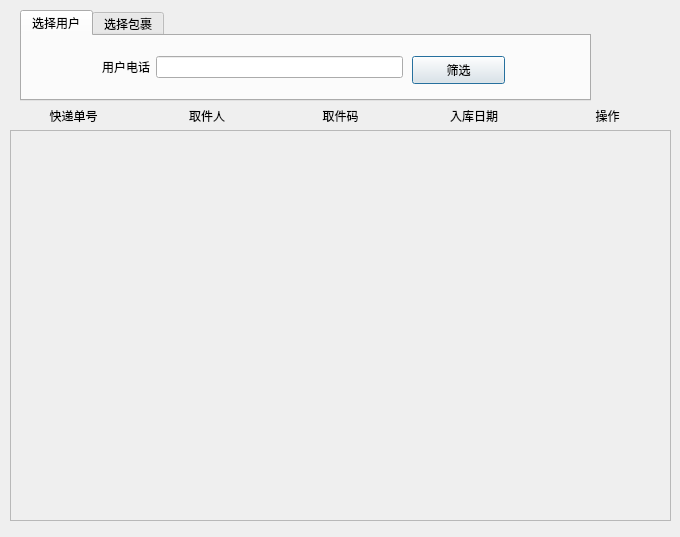
<?xml version="1.0" encoding="UTF-8"?>
<ui version="4.0">
 <class>MSendMessage</class>
 <widget class="QDialog" name="MSendMessage">
  <property name="geometry">
   <rect>
    <x>0</x>
    <y>0</y>
    <width>680</width>
    <height>537</height>
   </rect>
  </property>
  <property name="windowTitle">
   <string>Dialog</string>
  </property>
  <widget class="QTabWidget" name="tabWidget">
   <property name="geometry">
    <rect>
     <x>20</x>
     <y>10</y>
     <width>571</width>
     <height>91</height>
    </rect>
   </property>
   <property name="currentIndex">
    <number>0</number>
   </property>
   <widget class="QWidget" name="tab">
    <attribute name="title">
     <string>选择用户</string>
    </attribute>
    <widget class="QWidget" name="formLayoutWidget_2">
     <property name="geometry">
      <rect>
       <x>80</x>
       <y>20</y>
       <width>301</width>
       <height>31</height>
      </rect>
     </property>
     <layout class="QFormLayout" name="formLayout_2">
      <item row="0" column="0">
       <widget class="QLabel" name="label_3">
        <property name="text">
         <string>用户电话</string>
        </property>
        <property name="alignment">
         <set>Qt::AlignCenter</set>
        </property>
       </widget>
      </item>
      <item row="0" column="1">
       <widget class="QLineEdit" name="lineEdit_uphone"/>
      </item>
     </layout>
    </widget>
    <widget class="QPushButton" name="pushButton_uphone">
     <property name="geometry">
      <rect>
       <x>390</x>
       <y>20</y>
       <width>93</width>
       <height>28</height>
      </rect>
     </property>
     <property name="text">
      <string>筛选</string>
     </property>
    </widget>
   </widget>
   <widget class="QWidget" name="tab_2">
    <attribute name="title">
     <string>选择包裹</string>
    </attribute>
    <widget class="QWidget" name="formLayoutWidget">
     <property name="geometry">
      <rect>
       <x>60</x>
       <y>20</y>
       <width>311</width>
       <height>31</height>
      </rect>
     </property>
     <layout class="QFormLayout" name="formLayout">
      <item row="0" column="0">
       <widget class="QLabel" name="label">
        <property name="text">
         <string>快递单号</string>
        </property>
        <property name="alignment">
         <set>Qt::AlignCenter</set>
        </property>
       </widget>
      </item>
      <item row="0" column="1">
       <widget class="QLineEdit" name="lineEdit_pid"/>
      </item>
     </layout>
    </widget>
    <widget class="QPushButton" name="pushButton_pid">
     <property name="geometry">
      <rect>
       <x>380</x>
       <y>20</y>
       <width>93</width>
       <height>28</height>
      </rect>
     </property>
     <property name="text">
      <string>筛选</string>
     </property>
    </widget>
   </widget>
  </widget>
  <widget class="QScrollArea" name="scrollArea">
   <property name="geometry">
    <rect>
     <x>10</x>
     <y>130</y>
     <width>661</width>
     <height>391</height>
    </rect>
   </property>
   <property name="widgetResizable">
    <bool>true</bool>
   </property>
   <widget class="QWidget" name="scrollAreaWidgetContents">
    <property name="geometry">
     <rect>
      <x>0</x>
      <y>0</y>
      <width>659</width>
      <height>389</height>
     </rect>
    </property>
    <widget class="QWidget" name="verticalLayoutWidget_2">
     <property name="geometry">
      <rect>
       <x>0</x>
       <y>0</y>
       <width>211</width>
       <height>121</height>
      </rect>
     </property>
     <layout class="QVBoxLayout" name="verticalLayout"/>
    </widget>
   </widget>
  </widget>
  <widget class="QWidget" name="horizontalLayoutWidget_3">
   <property name="geometry">
    <rect>
     <x>10</x>
     <y>100</y>
     <width>661</width>
     <height>31</height>
    </rect>
   </property>
   <layout class="QHBoxLayout" name="horizontalLayout_3">
    <item>
     <widget class="QLabel" name="label_9">
      <property name="text">
       <string>快递单号</string>
      </property>
      <property name="alignment">
       <set>Qt::AlignCenter</set>
      </property>
     </widget>
    </item>
    <item>
     <widget class="QLabel" name="label_13">
      <property name="text">
       <string>取件人</string>
      </property>
      <property name="alignment">
       <set>Qt::AlignCenter</set>
      </property>
     </widget>
    </item>
    <item>
     <widget class="QLabel" name="label_4">
      <property name="text">
       <string>取件码</string>
      </property>
      <property name="alignment">
       <set>Qt::AlignCenter</set>
      </property>
     </widget>
    </item>
    <item>
     <widget class="QLabel" name="label_14">
      <property name="text">
       <string>入库日期</string>
      </property>
      <property name="alignment">
       <set>Qt::AlignCenter</set>
      </property>
     </widget>
    </item>
    <item>
     <widget class="QLabel" name="label_10">
      <property name="text">
       <string>操作</string>
      </property>
      <property name="alignment">
       <set>Qt::AlignCenter</set>
      </property>
     </widget>
    </item>
   </layout>
  </widget>
 </widget>
 <resources/>
 <connections/>
</ui>
